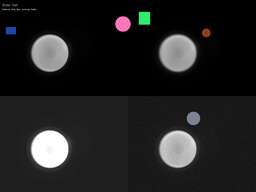
#> input picture production/fix stat-feat automate parameter-adjustments (Copy)/non-essential/small_statistical_test.bmp, 256 x 192 px, shrunk from 1296 x 972 before the run
$ python test_statistical_features.py
#> lines starting #> are read from the running program, lines starting #| are printed output that depends on the picture
### production/fix stat-feat automate parameter-adjustments (Copy 2)/statistical_features_module.py
"""
Statistical Features Processing Module.
Provides stable real-time statistical feature extraction for video processing.
Simplified to avoid threading and synchronization issues.
"""

import cv2
import numpy as np
import logging
from typing import Dict, List, Tuple, Optional
import time
import os
import sys

# Add path to dev/modular_scripts
current_dir = os.path.dirname(__file__)
modular_scripts_path = os.path.join(current_dir, 'dev', 'modular_scripts')
if os.path.exists(modular_scripts_path):
    sys.path.insert(0, modular_scripts_path)

# Try to import statistical features functions
try:
    from statistical_features import (
        extract_all_statistical_features,
        compare_feature_vectors,
        extract_basic_statistics,
        extract_histogram_features,
        extract_texture_statistics,
        extract_moment_features
    )
    STATISTICAL_FEATURES_AVAILABLE = True
except ImportError as e:
    logging.warning(f"Could not import statistical_features module: {e}")
    STATISTICAL_FEATURES_AVAILABLE = False

    # Provide fallback implementations
    # [88 lines left out: functions extract_basic_statistics, extract_histogram_features, extract_texture_statistics, extract_moment_features, extract_all_statistical_features, compare_feature_vectors, not called in this run]


class StatisticalFeaturesDetector:
    """
    Simplified real-time statistical feature detector without complex threading.
    """

    def __init__(self,
                 enable_basic_stats=True,
                 enable_histogram_features=True,
                 enable_texture_stats=True,
                 enable_moment_features=True,
                 histogram_bins=32,
                 texture_window_size=5,
                 feature_update_interval=0.1):
        """
        Initialize the statistical features detector.
        """
        self.enable_basic_stats = enable_basic_stats
        self.enable_histogram_features = enable_histogram_features
        self.enable_texture_stats = enable_texture_stats
        self.enable_moment_features = enable_moment_features
        self.histogram_bins = max(8, min(256, histogram_bins))
        self.texture_window_size = max(3, min(15, texture_window_size))
        self.feature_update_interval = max(0.01, feature_update_interval)  # Faster updates

        # Statistics
        self.frames_processed = 0
        self.features_extracted = 0
        self.last_feature_update = 0
        self.current_features = {}
        self.previous_features = {}
        self.processing_times = []

    def extract_features(self, frame: np.ndarray) -> Tuple[Optional[Dict[str, float]], np.ndarray]:
        """
        Extract statistical features from the given frame.
        Simplified synchronous processing.
        """
        if frame is None:
            return None, frame

        try:
            current_time = time.time()

            # Check if enough time has passed for feature update
            if current_time - self.last_feature_update < self.feature_update_interval:
                # Return cached features and visualization
                if self.current_features:
                    output_frame = self._visualize_features(frame, self.current_features)
                    return self.current_features, output_frame
                return None, frame

            start_processing = time.time()

            # Convert to grayscale for feature extraction
            if len(frame.shape) == 3:
                gray = cv2.cvtColor(frame, cv2.COLOR_BGR2GRAY)
            else:
                gray = frame

            # Extract features based on enabled options (simplified, no parallel processing)
            features = {}

            if self.enable_basic_stats:
                try:
                    basic_features = extract_basic_statistics(gray)
                    features.update(basic_features)
                except Exception as e:
                    logging.debug(f"Error extracting basic stats: {e}")

            if self.enable_histogram_features:
                try:
                    hist_features = extract_histogram_features(gray, self.histogram_bins)
                    features.update(hist_features)
                except Exception as e:
                    logging.debug(f"Error extracting histogram features: {e}")

            if self.enable_texture_stats:
                try:
                    texture_features = extract_texture_statistics(gray, self.texture_window_size)
                    features.update(texture_features)
                except Exception as e:
                    logging.debug(f"Error extracting texture stats: {e}")

            if self.enable_moment_features:
                try:
                    moment_features = extract_moment_features(gray)
                    features.update(moment_features)
                except Exception as e:
                    logging.debug(f"Error extracting moment features: {e}")

            # Update timing and statistics
            processing_time = time.time() - start_processing
            self.processing_times.append(processing_time)

            # Keep only last 50 times for average
            if len(self.processing_times) > 50:
                self.processing_times = self.processing_times[-50:]

            # Store previous features for comparison
            self.previous_features = self.current_features.copy() if self.current_features else {}
            self.current_features = features

            # Update timing and statistics
            self.last_feature_update = current_time
            self.frames_processed += 1
            self.features_extracted = len(features)

            # Create output frame with feature visualization
            output_frame = self._visualize_features(frame, features)

            return features, output_frame

        except Exception as e:
            logging.error(f"Error extracting statistical features: {e}")
            return None, frame

    def _visualize_features(self, frame: np.ndarray, features: Dict[str, float]) -> np.ndarray:
        """
        Create visualization of extracted features on the frame.
        """
        try:
            output_frame = frame.copy()
            h, w = output_frame.shape[:2]

            # Add semi-transparent overlay
            overlay = np.zeros_like(output_frame)
            cv2.rectangle(overlay, (0, 0), (min(350, w), min(200, h)), (50, 50, 50), -1)
            cv2.addWeighted(output_frame, 0.8, overlay, 0.2, 0, output_frame)

            # Display key features
            y_offset = 25
            line_height = 20

            # Title
            cv2.putText(output_frame, "Statistical Features", (10, y_offset),
                        cv2.FONT_HERSHEY_SIMPLEX, 0.6, (255, 255, 255), 2)
            y_offset += line_height + 5

            # Show only the most important features to avoid clutter
            important_features = [
                ('mean', 'Mean', (0, 255, 255)),
                ('std', 'Std Dev', (0, 255, 255)),
                ('entropy', 'Entropy', (0, 255, 255)),
                ('hist_mode', 'Hist Mode', (255, 255, 0)),
                ('texture_contrast', 'Texture', (255, 0, 255)),
                ('centroid_x', 'Centroid X', (0, 255, 0)),
                ('centroid_y', 'Centroid Y', (0, 255, 0))
            ]

            for feature_key, label, color in important_features:
                if feature_key in features and y_offset < h - 30:
                    value = features[feature_key]
                    if feature_key.startswith('centroid'):
                        text = f"{label}: {value:.3f}"
                    elif feature_key == 'entropy':
                        text = f"{label}: {value:.2f}"
                    else:
                        text = f"{label}: {value:.1f}"

                    cv2.putText(output_frame, text, (10, y_offset),
                                cv2.FONT_HERSHEY_SIMPLEX, 0.4, color, 1)
                    y_offset += line_height

            # Draw centroid if available
            if 'centroid_x' in features and 'centroid_y' in features:
                cx = int(features['centroid_x'] * w)
                cy = int(features['centroid_y'] * h)
                cx = max(5, min(w-5, cx))
                cy = max(5, min(h-5, cy))
                cv2.circle(output_frame, (cx, cy), 4, (0, 255, 0), -1)
                cv2.circle(output_frame, (cx, cy), 8, (0, 255, 0), 1)

            # Performance info
            if self.processing_times:
                avg_time = np.mean(self.processing_times[-10:])  # Last 10 frames average
                fps_est = 1.0 / max(avg_time, 0.001)
                perf_text = f"Features: {len(features)} | Est FPS: {fps_est:.1f}"
            else:
                perf_text = f"Features: {len(features)} | Frames: {self.frames_processed}"

            cv2.putText(output_frame, perf_text, (10, h - 10),
                        cv2.FONT_HERSHEY_SIMPLEX, 0.4, (255, 255, 255), 1)

            return output_frame

        except Exception as e:
            logging.error(f"Error in feature visualization: {e}")
            return frame

    # [22 lines left out: function update_parameters, not called in this run]

    def get_statistics(self) -> dict:
        """Get processing statistics."""
        avg_processing_time = np.mean(self.processing_times) if self.processing_times else 0.0

        return {
            'frames_processed': self.frames_processed,
            'features_extracted': self.features_extracted,
            'current_feature_count': len(self.current_features),
            'processing_rate': 1.0 / max(avg_processing_time, 0.001) if avg_processing_time > 0 else 0.0,
            'avg_processing_time': avg_processing_time
        }

    # [13 lines left out: functions compare_with_previous, reset_statistics, not called in this run]


class StatisticalFeaturesProcessor:
    """
    Simplified high-level processor for statistical feature extraction.
    """

    def __init__(self, detector: StatisticalFeaturesDetector = None):
        """Initialize the processor."""
        if detector is not None:
            self.detector = detector
        else:
            self.detector = StatisticalFeaturesDetector()
        self.processing_enabled = True

    def process_frame(self, frame: np.ndarray) -> np.ndarray:
        """Process a single frame with statistical feature extraction."""
        if not self.processing_enabled or frame is None:
            return frame

        try:
            features, processed_frame = self.detector.extract_features(frame)
            return processed_frame
        except Exception as e:
            logging.error(f"Error processing frame: {e}")
            return frame

    def toggle_processing(self) -> bool:
        """Toggle statistical feature processing on/off."""
        self.processing_enabled = not self.processing_enabled
        logging.info(f"Statistical features processing {'enabled' if self.processing_enabled else 'disabled'}")
        return self.processing_enabled

    def is_processing_enabled(self) -> bool:
        """Check if processing is enabled."""
        return self.processing_enabled

    # [8 lines left out: function get_performance_stats, not called in this run]

### production/fix stat-feat automate parameter-adjustments (Copy)/non-essential/dev/modular_scripts/statistical_features.py
#!/usr/bin/env python3
"""
Statistical feature extraction module for comprehensive image analysis.
Extracts various statistical measures from grayscale images.
"""

import numpy as np
import cv2
from typing import Dict, List, Tuple


def compute_skewness(data: np.ndarray) -> float:
    """
    Compute skewness of data distribution.

    Args:
        data: Input data array

    Returns:
        Skewness value (float)
    """
    mean = np.mean(data)
    std = np.std(data)

    if std == 0:
        return 0.0

    # Third standardized moment
    return float(np.mean(((data - mean) / std) ** 3))


def compute_kurtosis(data: np.ndarray) -> float:
    """
    Compute kurtosis (excess) of data distribution.

    Args:
        data: Input data array

    Returns:
        Kurtosis value (float)
    """
    mean = np.mean(data)
    std = np.std(data)

    if std == 0:
        return 0.0

    # Fourth standardized moment minus 3
    return float(np.mean(((data - mean) / std) ** 4) - 3)


def compute_entropy(data: np.ndarray, bins: int = 256) -> float:
    """
    Compute Shannon entropy of data.

    Args:
        data: Input data array
        bins: Number of histogram bins (default: 256)

    Returns:
        Entropy value (float)
    """
    # Create histogram
    hist, _ = np.histogram(data, bins=bins, range=(0, 256))

    # Normalize to probability distribution
    hist = hist / (hist.sum() + 1e-10)

    # Remove zero bins
    hist = hist[hist > 0]

    # Compute entropy
    return float(-np.sum(hist * np.log2(hist + 1e-10)))


def extract_basic_statistics(gray: np.ndarray) -> Dict[str, float]:
    """
    Extract basic statistical features from grayscale image.

    Args:
        gray: Grayscale image (uint8)

    Returns:
        Dictionary of statistical features
    """
    flat = gray.flatten()
    percentiles = np.percentile(gray, [10, 25, 50, 75, 90])

    return {
        'mean': float(np.mean(gray)),
        'std': float(np.std(gray)),
        'variance': float(np.var(gray)),
        'skewness': compute_skewness(flat),
        'kurtosis': compute_kurtosis(flat),
        'min': float(np.min(gray)),
        'max': float(np.max(gray)),
        'range': float(np.max(gray) - np.min(gray)),
        'median': float(np.median(gray)),
        'mad': float(np.median(np.abs(gray - np.median(gray)))),
        'iqr': float(percentiles[3] - percentiles[1]),
        'entropy': compute_entropy(gray),
        'energy': float(np.sum(gray**2)),
        'p10': float(percentiles[0]),
        'p25': float(percentiles[1]),
        'p50': float(percentiles[2]),
        'p75': float(percentiles[3]),
        'p90': float(percentiles[4])
    }


def extract_histogram_features(gray: np.ndarray, bins: int = 32) -> Dict[str, float]:
    """
    Extract histogram-based features.

    Args:
        gray: Grayscale image (uint8)
        bins: Number of histogram bins (default: 32)

    Returns:
        Dictionary of histogram features
    """
    # Calculate histogram
    hist, bin_edges = np.histogram(gray.flatten(), bins=bins, range=(0, 256))
    hist_norm = hist / (hist.sum() + 1e-10)

    # Bin centers
    bin_centers = (bin_edges[:-1] + bin_edges[1:]) / 2

    # Histogram statistics
    hist_mean = float(np.sum(bin_centers * hist_norm))
    hist_std = float(np.sqrt(np.sum((bin_centers - hist_mean)**2 * hist_norm)))

    # Find mode (most frequent bin)
    mode_idx = np.argmax(hist)
    mode_value = float(bin_centers[mode_idx])
    mode_freq = float(hist_norm[mode_idx])

    # Histogram uniformity (how evenly distributed)
    uniformity = float(np.sum(hist_norm**2))

    return {
        'hist_mean': hist_mean,
        'hist_std': hist_std,
        'hist_mode': mode_value,
        'hist_mode_freq': mode_freq,
        'hist_uniformity': uniformity,
        'hist_max_bin': float(np.max(hist_norm)),
        'hist_min_bin': float(np.min(hist_norm[hist_norm > 0]) if np.any(hist_norm > 0) else 0)
    }


def extract_texture_statistics(gray: np.ndarray, window_size: int = 5) -> Dict[str, float]:
    """
    Extract local texture statistics using sliding window.

    Args:
        gray: Grayscale image (uint8)
        window_size: Size of sliding window (default: 5)

    Returns:
        Dictionary of texture features
    """
    # Pad image for sliding window
    pad = window_size // 2
    padded = cv2.copyMakeBorder(gray, pad, pad, pad, pad, cv2.BORDER_REFLECT)

    # Initialize arrays for local statistics
    h, w = gray.shape
    local_means = np.zeros((h, w))
    local_stds = np.zeros((h, w))

    # Compute local statistics
    for i in range(h):
        for j in range(w):
            window = padded[i:i+window_size, j:j+window_size]
            local_means[i, j] = np.mean(window)
            local_stds[i, j] = np.std(window)

    return {
        'texture_mean_of_means': float(np.mean(local_means)),
        'texture_std_of_means': float(np.std(local_means)),
        'texture_mean_of_stds': float(np.mean(local_stds)),
        'texture_std_of_stds': float(np.std(local_stds)),
        'texture_contrast': float(np.max(local_means) - np.min(local_means)),
        'texture_homogeneity': float(1.0 / (1.0 + np.var(local_stds)))
    }


def extract_moment_features(gray: np.ndarray) -> Dict[str, float]:
    """
    Extract image moments and Hu moments.

    Args:
        gray: Grayscale image (uint8)

    Returns:
        Dictionary of moment features
    """
    # Calculate moments
    moments = cv2.moments(gray)

    # Hu moments (rotation invariant)
    hu_moments = cv2.HuMoments(moments).flatten()

    features = {}

    # Store Hu moments with log transform for scale invariance
    for i, hu in enumerate(hu_moments):
        features[f'hu_moment_{i}'] = float(-np.sign(hu) * np.log10(abs(hu) + 1e-10))

    # Centroid location (normalized)
    if moments['m00'] > 0:
        cx = moments['m10'] / moments['m00']
        cy = moments['m01'] / moments['m00']
        features['centroid_x'] = float(cx / gray.shape[1])
        features['centroid_y'] = float(cy / gray.shape[0])
    else:
        features['centroid_x'] = 0.5
        features['centroid_y'] = 0.5

    return features


# [118 lines left out: functions extract_all_statistical_features, compare_feature_vectors, main, not called in this run]


# [2 lines that do not run on import are left out]

### production/fix stat-feat automate parameter-adjustments (Copy)/non-essential/test_statistical_features.py
#!/usr/bin/env python3
"""
Test script for statistical features module.
"""

import cv2
import numpy as np
import logging
from statistical_features_module import StatisticalFeaturesDetector, StatisticalFeaturesProcessor

def test_statistical_features():
    """Test the statistical features module with the test image."""

    # Configure logging
    logging.basicConfig(
        level=logging.DEBUG,
        format='%(asctime)s - %(name)s - %(levelname)s - %(message)s'
    )

    print("Testing Statistical Features Module")
    print("=" * 40)

    # Load test image (use smaller version for faster testing)
    test_image_path = 'small_statistical_test.bmp'
    try:
        image = cv2.imread(test_image_path)
#> image is the input picture: shape (192, 256, 3); mean B, G, R 32.5, 32.5, 32.5
        if image is None:
            print(f"Error: Could not load {test_image_path}")
            return

        print(f"Loaded test image: {image.shape}")
#| Loaded test image: (192, 256, 3)

        # Create detector with smaller texture window for faster processing
        detector = StatisticalFeaturesDetector(
            enable_basic_stats=True,
            enable_histogram_features=True,
            enable_texture_stats=True,
            enable_moment_features=True,
            histogram_bins=32,
            texture_window_size=3,  # Smaller window for faster processing
            feature_update_interval=0.1
        )

        print("Created statistical features detector")

        # Extract features
        features, processed_frame = detector.extract_features(image)
#> in extract_basic_statistics, `percentiles = np.percentile(gray, [10, 25, 50, 75, 90])`: percentiles = [0, 0, 24, 30, 92.9]
#> in compute_skewness, `mean = np.mean(data)`: mean = 32.47
#> in compute_skewness, `std = np.std(data)`: std = 54.41
#> in compute_kurtosis, `mean = np.mean(data)`: mean = 32.47
#> in compute_kurtosis, `std = np.std(data)`: std = 54.41
#> in compute_entropy, `hist, _ = np.histogram(data, bins=bins, range=(0, 256))`: hist = 256 values, max 15345 at index 0, min 0 at index 231, mean 192
#> in compute_entropy, `hist = hist / (hist.sum() + 1e-10)`: hist = 256 values, max 0.312 at index 0, min 0 at index 231, mean 0.00391
#> in compute_entropy, `hist = hist[hist > 0]`: hist = 253 values, max 0.312 at index 0, min 2.03e-05 at index 136, mean 0.00395
#> in extract_features, `basic_features = extract_basic_statistics(gray)`: basic_features = 18 items
#> in extract_histogram_features, `hist, bin_edges = np.histogram(gray.flatten(), bins=bins, range=(0, 25..`: hist = 32 values, max 20620 at index 0, min 12 at index 29, mean 1536; bin_edges = 33 values from 0 to 256
#> in extract_histogram_features, `hist_norm = hist / (hist.sum() + 1e-10)`: hist_norm = 32 values, max 0.42 at index 0, min 0.000244 at index 29, mean 0.0312
#> in extract_histogram_features, `bin_centers = (bin_edges[:-1] + bin_edges[1:]) / 2`: bin_centers = 32 values from 4 to 252
#> in extract_histogram_features, `hist_mean = float(np.sum(bin_centers * hist_norm))`: hist_mean = 34
#> in extract_histogram_features, `hist_std = float(np.sqrt(np.sum((bin_centers - hist_mean)**2 * hist_no..`: hist_std = 53.45
#> in extract_histogram_features, `mode_idx = np.argmax(hist)`: mode_idx = 0
#> in extract_histogram_features, `mode_value = float(bin_centers[mode_idx])`: mode_value = 4
#> in extract_histogram_features, `mode_freq = float(hist_norm[mode_idx])`: mode_freq = 0.42
#> in extract_histogram_features, `uniformity = float(np.sum(hist_norm**2))`: uniformity = 0.297
#> in extract_features, `hist_features = extract_histogram_features(gray, self.histogram_bins)`: hist_features = {'hist_mean': 34, 'hist_std': 53.45, 'hist_mode': 4, 'hist_mode_freq': 0.42, 'hist_uniformity': 0.297, 'hist_max_bin': 0.42, 'hist_min_bin': 0.000244}
#> in extract_texture_statistics, `padded = cv2.copyMakeBorder(gray, pad, pad, pad, pad, cv2.BORDER_REFLE..`:
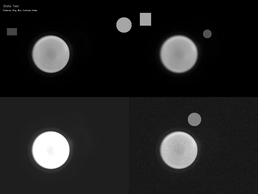
#> padded: shape (194, 258); min 0, max 255, mean 32.1
#> after the loop in extract_texture_statistics, `for i in range(h):`:
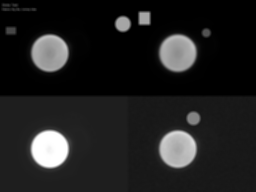
#> local_means: shape (192, 256) float64; min 0, max 255, mean 32.5
#> after the loop in extract_texture_statistics, `for i in range(h):`:
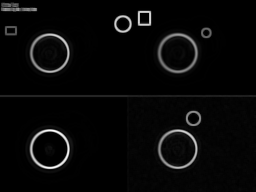
#> local_stds: shape (192, 256) float64; min 0, max 87.95, mean 2.9; drawn with min black and max white
#> in extract_features, `texture_features = extract_texture_statistics(gray, self.texture_windo..`: texture_features = {'texture_mean_of_means': 32.47, 'texture_std_of_means': 53.45, 'texture_mean_of_stds': 2.92, 'texture_std_of_stds': 9.76, 'texture_contrast': 255, 'texture_homogeneity': 0.0104}
#> in extract_moment_features, `moments = cv2.moments(gray)`: moments = moments, m00 1595793, centre m10/m00, m01/m00 = (114.8, 117.2)
#> (the rest of the program and of its run is left out)
